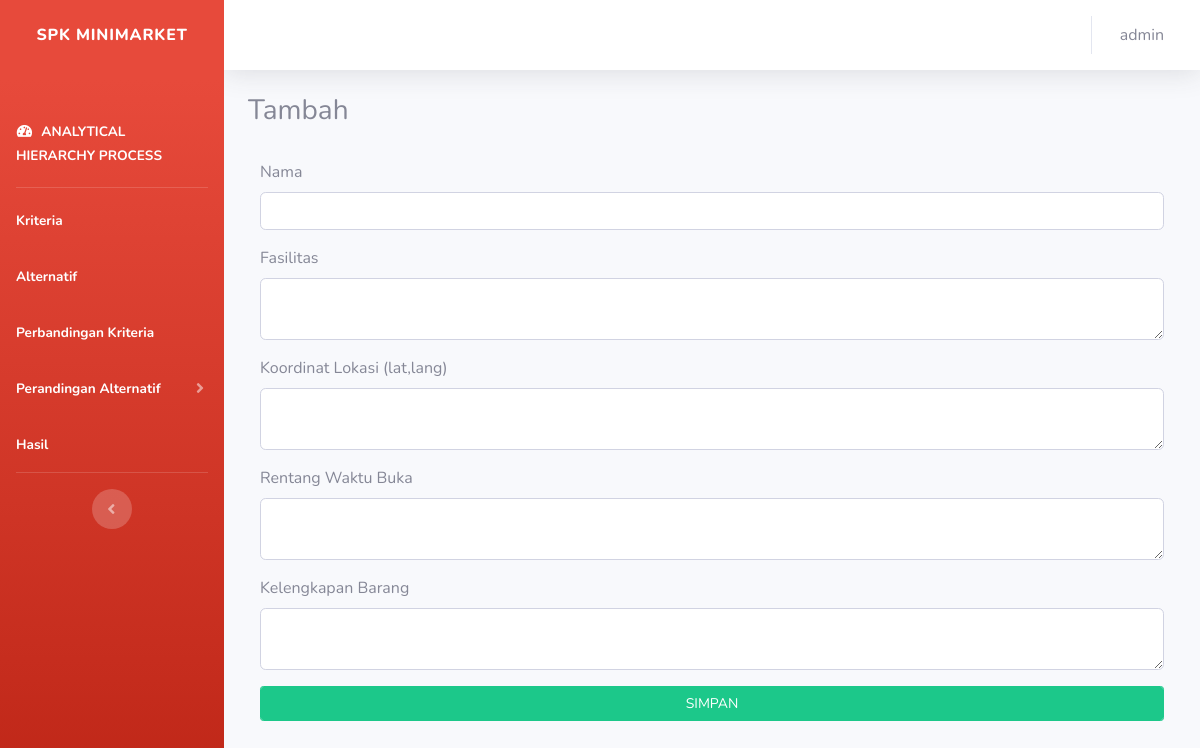
Page /tambah.php (signed in) on the committed database.
### tables this page shows
CREATE TABLE `kriteria` (
  `id` int(11) NOT NULL,
  `nama` varchar(20) NOT NULL
);

### config.php (called while the page is built, shortened)
<?php
	$database = 'spkminimarket';
?>

### fungsi.php (called while the page is built, shortened)
<?php
function getKriteriaNama($no_urut) {
	include('config.php');
	$query  = "SELECT nama FROM kriteria ORDER BY id";
	$result = mysqli_query($koneksi, $query);
	while ($row = mysqli_fetch_array($result)) {
		$nama[] = $row['nama'];
	}
	return $nama[($no_urut)];
}
function getJumlahKriteria() {
	include('config.php');
	$query  = "SELECT count(*) FROM kriteria";
	$result = mysqli_query($koneksi, $query);
	while ($row = mysqli_fetch_array($result)) {
		$jmlData = $row[0];
	}
	return $jmlData;
}
function getKriteria(){
	include('config.php');
	$query  = "SELECT * FROM kriteria";
	$result = mysqli_query($koneksi, $query);
	while ($row = mysqli_fetch_array($result)) {
		$pv[] = $row;
	}
	return $pv;
}
	?>

### tambah.php (the view, shortened to what this page needs)
<?php
	include('config.php');
	include('fungsi.php');
	$kriteria = getKriteria();
	include('header.php');
?>
<section class="content">
	<h3>Tambah <?php echo $jenis?></h3><br>
	<form class="col-md-12" method="post" action="tambah.php">
		<div class="form-group">
			<label>Nama <?php echo $jenis?></label>
			<input type="text" name="nama" class="form-control">
		</div>
		<?php if ($jenis != 'kriteria'): ?>
			<?php foreach ($kriteria as $key): ?>
			<div class="form-group">
				<label><?= ($key['nama'] == 'Jarak') ? 'Koordinat Lokasi' : $key['nama'] ?><?= ($key['nama'] == 'Jarak') ? ' (lat,lang)' : '' ?></label>
				<textarea type="text" name="kriteria[]" class="form-control
				<?= ($key['nama'] == 'Fasilitas' || $key['nama'] == 'Kelengkapan Barang') ? 'summernote' : '' ?>"></textarea>
			</div>
			<?php endforeach; ?>
		<?php endif; ?>
		<input class="btn btn-sm btn-success form-control" type="submit" name="tambah" value="SIMPAN">
	</form>
</section>
<?php include('footer.php'); ?>
<link href="https://cdn.jsdelivr.net/npm/summernote@0.8.16/dist/summernote.min.css" rel="stylesheet">

### rows in the picture
kriteria: nama "Fasilitas"
kriteria: shows "Koordinat Lokasi", shows "(lat,lang)"
kriteria: nama "Rentang Waktu Buka"
kriteria: nama "Kelengkapan Barang"

### other values in the picture
$data['username'] "admin"
